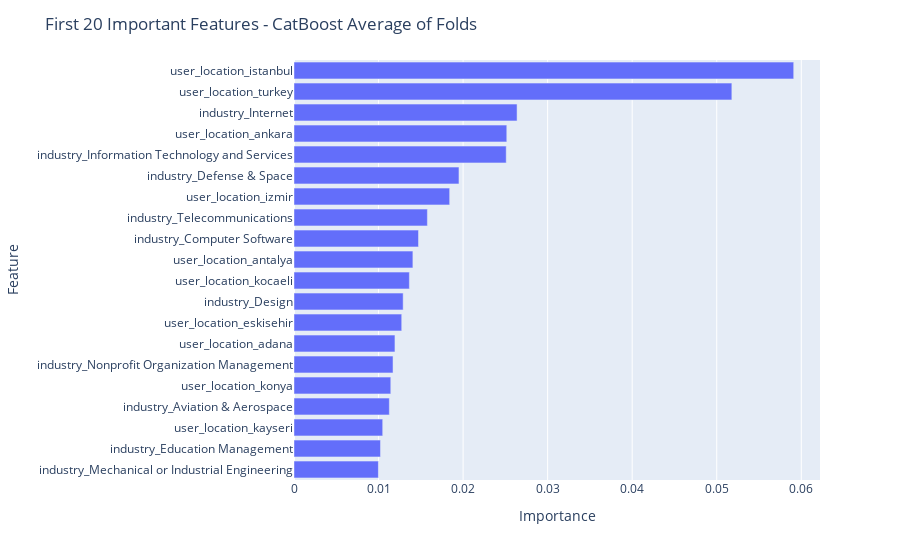

Notebook code for this chart:
### Code cell
import plotly.express as px
importance = [model.feature_importances_ for model in models]

f_importance = pd.concat([pd.Series(X.columns.to_list(),name='Feature'),
                          pd.Series(np.mean(importance,axis=0),name="Importance")],
                         axis=1).sort_values(by='Importance',
                                             ascending=True)

fig = px.bar(f_importance.tail(20),x='Importance',y='Feature')
fig.update_layout(
    title_text="First 20 Important Features - CatBoost Average of Folds"
)
fig.show()

### Figure 1 — Plotly figure (JSON) as saved in the notebook; plotly's stock layout.template omitted (floating-point values rounded to 4 significant figures)
{"data": [{"alignmentgroup": "True", "hovertemplate": "Importance=%{x}<br>Feature=%{y}<extra></extra>", "legendgroup": "", "marker": {"color": "#636efa", "pattern": {"shape": ""}}, "name": "", "offsetgroup": "", "orientation": "h", "showlegend": false, "textposition": "auto", "type": "bar", "x": [0.009983, 0.01023, 0.01049, 0.01128, 0.01145, 0.01171, 0.01194, 0.01274, 0.01291, 0.01364, 0.01406, 0.01473, 0.01578, 0.01841, 0.01951, 0.0251, 0.02517, 0.02638, 0.05179, 0.0591], "xaxis": "x", "y": ["industry_Mechanical or Industrial Engineering", "industry_Education Management", "user_location_kayseri", "industry_Aviation & Aerospace", "user_location_konya", "industry_Nonprofit Organization Management", "user_location_adana", "user_location_eskisehir", "industry_Design", "user_location_kocaeli", "user_location_antalya", "industry_Computer Software", "industry_Telecommunications", "user_location_izmir", "industry_Defense & Space", "industry_Information Technology and Services", "user_location_ankara", "industry_Internet", "user_location_turkey", "user_location_istanbul"], "yaxis": "y"}], "layout": {"barmode": "relative", "legend": {"tracegroupgap": 0}, "margin": {"t": 60}, "title": {"text": "First 20 Important Features - CatBoost Average of Folds"}, "xaxis": {"anchor": "y", "domain": [0, 1], "title": {"text": "Importance"}}, "yaxis": {"anchor": "x", "domain": [0, 1], "title": {"text": "Feature"}}}}
